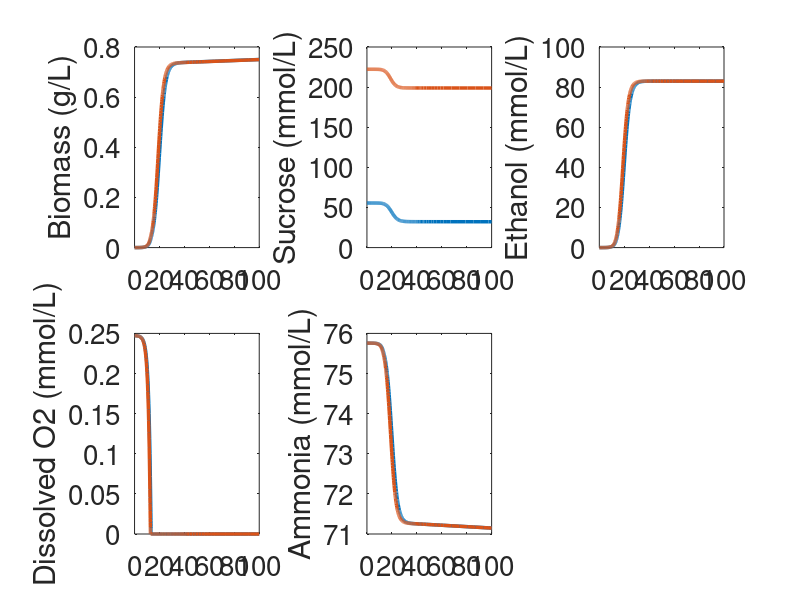
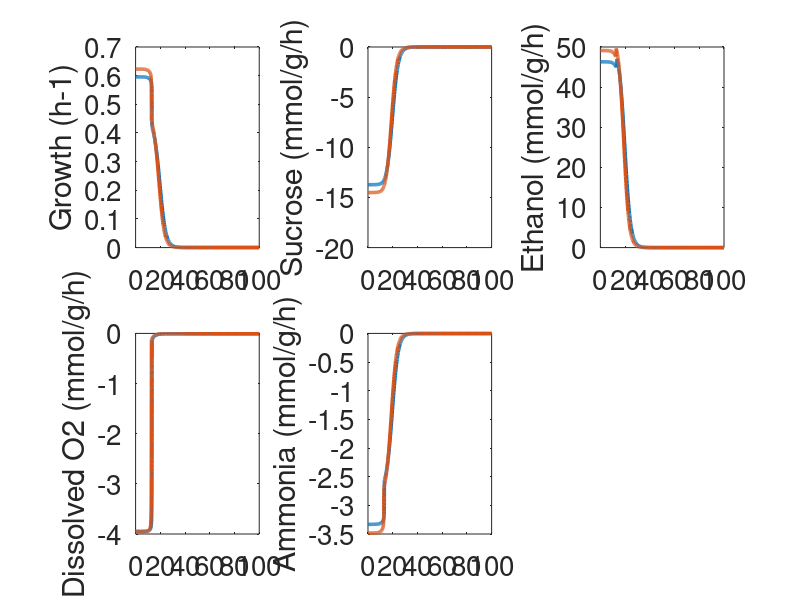

Recreate these plots in MATLAB, in order.
load data1.mat
load data2.mat

FS = 20;

figure(1)
subplot(2,3,1)
plot(T1,Y1(:,2),'linewidth',2.5);
hold on
plot(T2,Y2(:,2),'linewidth',2.5);
ylabel('Biomass (g/L)');
set(gca,'FontSize',FS)

subplot(2,3,2)
plot(T1,Y1(:,6),'linewidth',2.5);
hold on
plot(T2,Y2(:,6),'linewidth',2.5);
ylabel('Sucrose (mmol/L)');
set(gca,'FontSize',FS)

subplot(2,3,3)
plot(T1,Y1(:,7),'linewidth',2.5);
hold on
plot(T2,Y2(:,7),'linewidth',2.5);
ylabel('Ethanol (mmol/L)');
set(gca,'FontSize',FS)

subplot(2,3,4)
plot(T1,Y1(:,9),'linewidth',2.5);
hold on
plot(T2,Y2(:,9),'linewidth',2.5);
ylabel('Dissolved O2 (mmol/L)');
set(gca,'FontSize',FS)

subplot(2,3,5)
plot(T1,Y1(:,10),'linewidth',2.5);
hold on
plot(T2,Y2(:,10),'linewidth',2.5);
ylabel('Ammonia (mmol/L)');
set(gca,'FontSize',FS)

figure(2)
subplot(2,3,1)
plot(T1,flux1(:,8),'linewidth',2.5);
hold on
plot(T2,flux2(:,8),'linewidth',2.5);
ylabel('Growth (h-1)');
set(gca,'FontSize',FS)

subplot(2,3,2)
plot(T1,flux1(:,11),'linewidth',2.5);
hold on
plot(T2,flux2(:,11),'linewidth',2.5);
ylabel('Sucrose (mmol/g/h)');
set(gca,'FontSize',FS)

subplot(2,3,3)
plot(T1,flux1(:,12),'linewidth',2.5);
hold on
plot(T2,flux2(:,12),'linewidth',2.5);
ylabel('Ethanol (mmol/g/h)');
set(gca,'FontSize',FS)

subplot(2,3,4)
plot(T1,flux1(:,13),'linewidth',2.5);
hold on
plot(T2,flux2(:,13),'linewidth',2.5);
ylabel('Dissolved O2 (mmol/g/h)');
set(gca,'FontSize',FS)

subplot(2,3,5)
plot(T1,flux1(:,14),'linewidth',2.5);
hold on
plot(T2,flux2(:,14),'linewidth',2.5);
ylabel('Ammonia (mmol/g/h)');
set(gca,'FontSize',FS)
